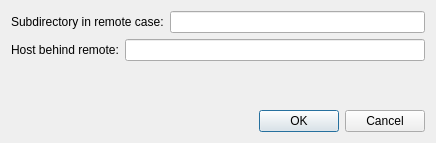
<?xml version="1.0" encoding="UTF-8"?>
<ui version="4.0">
 <class>RemoteParaview</class>
 <widget class="QDialog" name="RemoteParaview">
  <property name="geometry">
   <rect>
    <x>0</x>
    <y>0</y>
    <width>436</width>
    <height>143</height>
   </rect>
  </property>
  <property name="windowTitle">
   <string>Dialog</string>
  </property>
  <layout class="QVBoxLayout" name="verticalLayout">
   <item>
    <layout class="QHBoxLayout" name="horizontalLayout">
     <item>
      <widget class="QLabel" name="label">
       <property name="text">
        <string>Subdirectory in remote case:</string>
       </property>
      </widget>
     </item>
     <item>
      <widget class="QLineEdit" name="subdir"/>
     </item>
    </layout>
   </item>
   <item>
    <layout class="QHBoxLayout" name="horizontalLayout_2">
     <item>
      <widget class="QLabel" name="label_2">
       <property name="text">
        <string>Host behind remote:</string>
       </property>
      </widget>
     </item>
     <item>
      <widget class="QLineEdit" name="remhost"/>
     </item>
    </layout>
   </item>
   <item>
    <spacer name="verticalSpacer">
     <property name="orientation">
      <enum>Qt::Vertical</enum>
     </property>
     <property name="sizeHint" stdset="0">
      <size>
       <width>20</width>
       <height>40</height>
      </size>
     </property>
    </spacer>
   </item>
   <item>
    <widget class="QDialogButtonBox" name="buttonBox">
     <property name="orientation">
      <enum>Qt::Horizontal</enum>
     </property>
     <property name="standardButtons">
      <set>QDialogButtonBox::Cancel|QDialogButtonBox::Ok</set>
     </property>
    </widget>
   </item>
  </layout>
 </widget>
 <resources/>
 <connections>
  <connection>
   <sender>buttonBox</sender>
   <signal>accepted()</signal>
   <receiver>RemoteParaview</receiver>
   <slot>accept()</slot>
   <hints>
    <hint type="sourcelabel">
     <x>248</x>
     <y>254</y>
    </hint>
    <hint type="destinationlabel">
     <x>157</x>
     <y>274</y>
    </hint>
   </hints>
  </connection>
  <connection>
   <sender>buttonBox</sender>
   <signal>rejected()</signal>
   <receiver>RemoteParaview</receiver>
   <slot>reject()</slot>
   <hints>
    <hint type="sourcelabel">
     <x>316</x>
     <y>260</y>
    </hint>
    <hint type="destinationlabel">
     <x>286</x>
     <y>274</y>
    </hint>
   </hints>
  </connection>
 </connections>
</ui>
